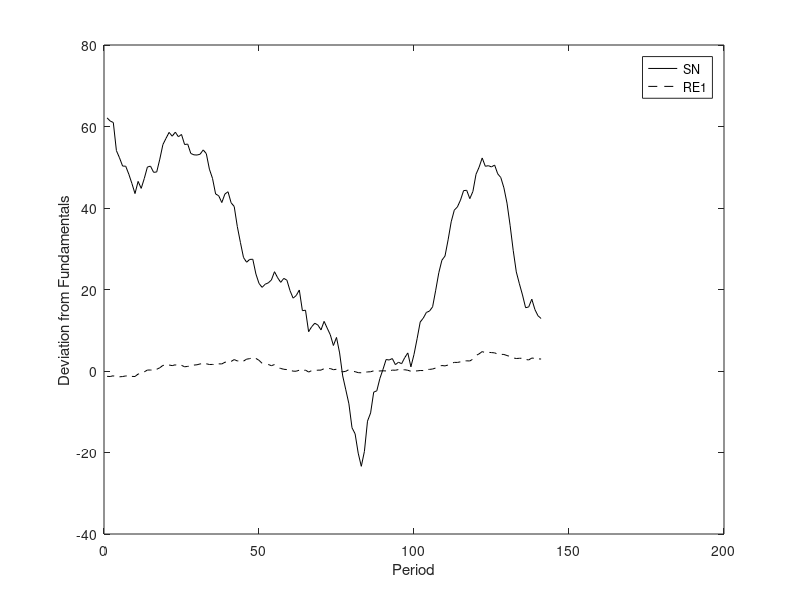

Reproduce this figure in MATLAB.
%Graphs the trajectory of the deviation from fundamentals
%Order of variables in deviations.csv
%1 (A). Period
%2 (B). Deviation from fundamentals for RE1 Model
%3 (C). Deviation from fundamentals for SN Model

load deviations.csv
deviations_data = deviations;

period = deviations_data(:,1);
re1 = deviations_data(:,2);
sn = deviations_data(:,3);

figure
plot(period,sn,'k',period,re1,'--k')
xlabel('Period')
ylabel('Deviation from Fundamentals');
legend('SN','RE1');


